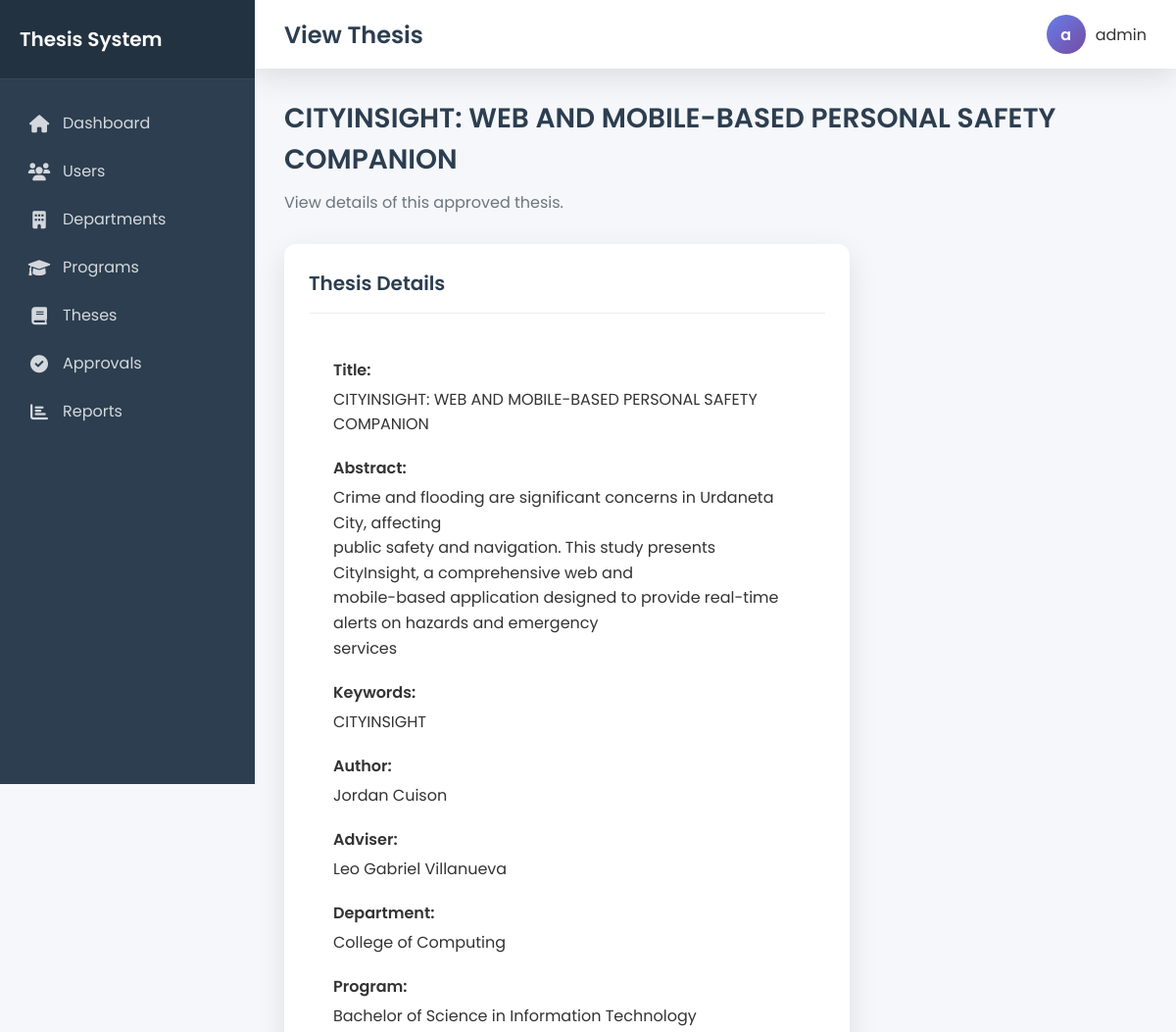
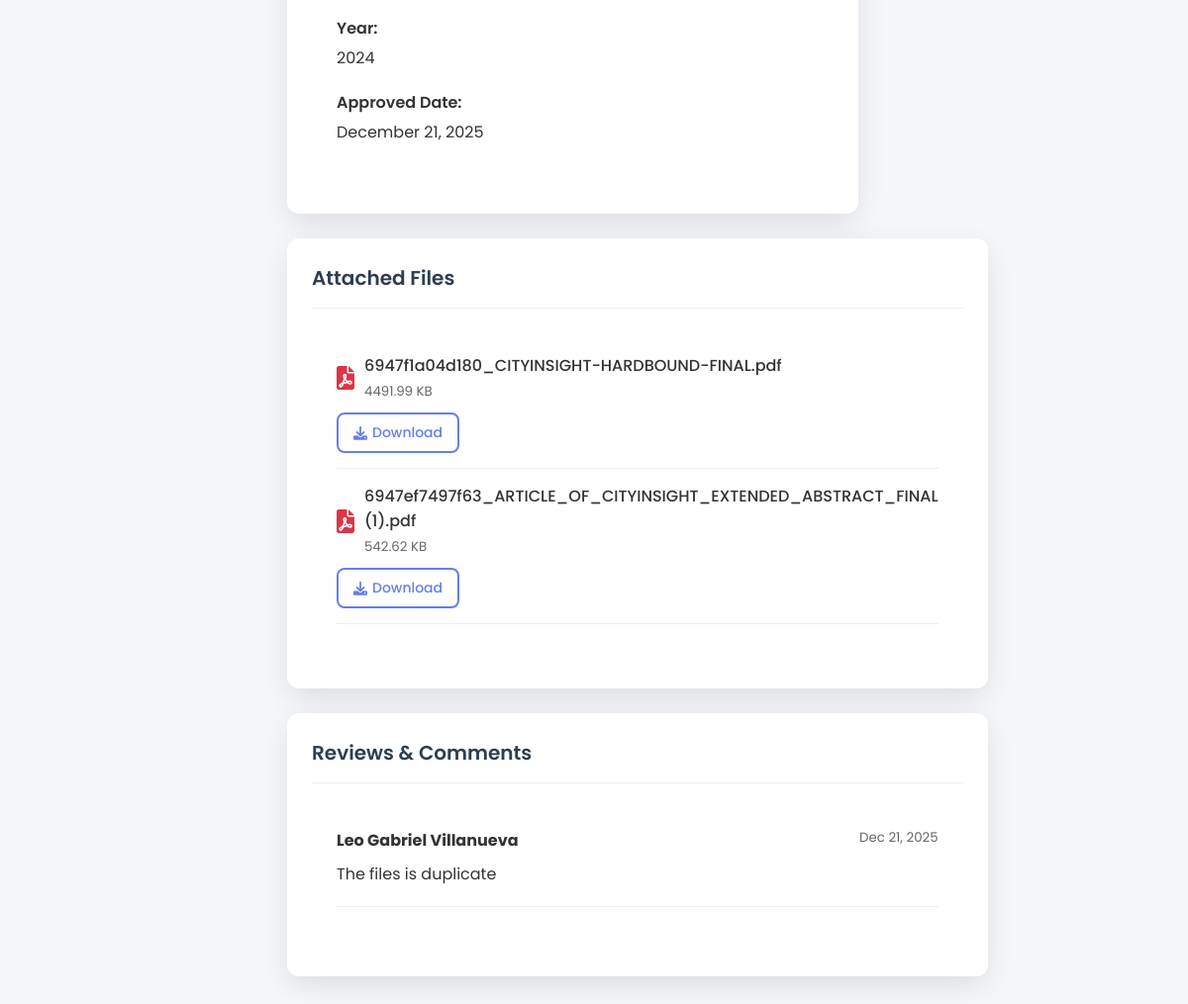
/view-public-thesis.php?id=4 (signed in), run on the app's committed database (2 pictures, top to bottom).
### tables this page shows
CREATE TABLE `theses` (
  `id` int(11) NOT NULL,
  `title` varchar(255) NOT NULL,
  `abstract` text NOT NULL,
  `keywords` text DEFAULT NULL,
  `author_id` int(11) NOT NULL,
  `adviser_id` int(11) DEFAULT NULL,
  `department_id` int(11) NOT NULL,
  `program_id` int(11) NOT NULL,
  `year` year(4) NOT NULL,
  `status` enum('draft','submitted','under_review','approved','rejected') DEFAULT 'draft',
  `submitted_at` timestamp NULL DEFAULT NULL,
  `approved_at` timestamp NULL DEFAULT NULL,
  `created_at` timestamp NOT NULL DEFAULT current_timestamp(),
  `updated_at` timestamp NOT NULL DEFAULT current_timestamp() ON UPDATE current_timestamp()
);

CREATE TABLE `users` (
  `id` int(11) NOT NULL,
  `username` varchar(50) NOT NULL,
  `email` varchar(100) NOT NULL,
  `password` varchar(255) NOT NULL,
  `role` enum('student','adviser','admin') NOT NULL,
  `first_name` varchar(50) NOT NULL,
  `last_name` varchar(50) NOT NULL,
  `middle_name` varchar(50) DEFAULT NULL,
  `student_id` varchar(20) DEFAULT NULL,
  `program_id` int(11) DEFAULT NULL,
  `profile_picture` varchar(255) DEFAULT NULL,
  `signature` varchar(255) DEFAULT NULL,
  `is_active` tinyint(1) DEFAULT 1,
  `last_login` timestamp NULL DEFAULT NULL,
  `created_at` timestamp NOT NULL DEFAULT current_timestamp(),
  `updated_at` timestamp NOT NULL DEFAULT current_timestamp() ON UPDATE current_timestamp()
);

CREATE TABLE `departments` (
  `id` int(11) NOT NULL,
  `name` varchar(100) NOT NULL,
  `description` text DEFAULT NULL,
  `created_at` timestamp NOT NULL DEFAULT current_timestamp(),
  `updated_at` timestamp NOT NULL DEFAULT current_timestamp() ON UPDATE current_timestamp()
);

CREATE TABLE `programs` (
  `id` int(11) NOT NULL,
  `department_id` int(11) NOT NULL,
  `name` varchar(100) NOT NULL,
  `description` text DEFAULT NULL,
  `created_at` timestamp NOT NULL DEFAULT current_timestamp(),
  `updated_at` timestamp NOT NULL DEFAULT current_timestamp() ON UPDATE current_timestamp()
);

CREATE TABLE `thesis_files` (
  `id` int(11) NOT NULL,
  `thesis_id` int(11) NOT NULL,
  `file_name` varchar(255) NOT NULL,
  `file_path` varchar(500) NOT NULL,
  `file_size` int(11) DEFAULT NULL,
  `mime_type` varchar(100) DEFAULT NULL,
  `uploaded_at` timestamp NOT NULL DEFAULT current_timestamp()
);

CREATE TABLE `review_logs` (
  `id` int(11) NOT NULL,
  `thesis_id` int(11) NOT NULL,
  `reviewer_id` int(11) NOT NULL,
  `comments` text NOT NULL,
  `rating` int(11) DEFAULT NULL CHECK (`rating` >= 1 and `rating` <= 5),
  `created_at` timestamp NOT NULL DEFAULT current_timestamp()
);

### models/Model.php (called while the page is built, shortened)
<?php
class Model {
    public function __construct($database) {
        $this->pdo = $database;
    }
}
?>

### models/Thesis.php (called while the page is built, shortened)
<?php
require_once 'Model.php';
class Thesis extends Model {
    public function getThesisById($id) {
        $stmt = $this->pdo->prepare("
            SELECT t.*, u.first_name as author_first_name, u.last_name as author_last_name,
                   adv.first_name as adviser_first_name, adv.last_name as adviser_last_name,
                   d.name as department_name, p.name as program_name
            FROM theses t
            LEFT JOIN users u ON t.author_id = u.id
            LEFT JOIN users adv ON t.adviser_id = adv.id
            LEFT JOIN departments d ON t.department_id = d.id
            LEFT JOIN programs p ON t.program_id = p.id
            WHERE t.id = ?
        ");
        $stmt->execute([$id]);
        return $stmt->fetch(PDO::FETCH_ASSOC);
    }
}
?>

### models/ThesisFile.php (called while the page is built, shortened)
<?php
require_once 'Model.php';
class ThesisFile extends Model {
    public function getFilesByThesis($thesisId) {
        $stmt = $this->pdo->prepare("SELECT * FROM thesis_files WHERE thesis_id = ? ORDER BY uploaded_at DESC");
        $stmt->execute([$thesisId]);
        return $stmt->fetchAll(PDO::FETCH_ASSOC);
    }
}
?>

### view-public-thesis.php (the view, shortened to what this page needs)
<?php
require_once 'config/db.php';
require_once 'models/Thesis.php';
require_once 'models/ThesisFile.php';
$thesisId = isset($_GET['id']) ? intval($_GET['id']) : 0;
$thesisModel = new Thesis($pdo);
$thesis = $thesisModel->getThesisById($thesisId);
$fileModel = new ThesisFile($pdo);
$files = $fileModel->getFilesByThesis($thesisId);
?>
<div class="page-header">
    <h2><?php echo htmlspecialchars($thesis['title']); ?></h2>
    <p>View details of this approved thesis.</p>
</div>
<div class="row" style="display: flex; flex-wrap: wrap; margin: 0 -15px;">
    <div class="col-md-8" style="flex: 0 0 66.666%; padding: 0 15px;">
        <div class="card fade-in">
            <div class="card-header">
                <h3>Thesis Details</h3>
            </div>
            <div class="card-body" style="padding: 25px;">
                <div class="detail-row" style="margin-bottom: 20px;">
                    <label style="font-weight: 600; display: block; margin-bottom: 5px;">Title:</label>
                    <p style="margin: 0;"><?php echo htmlspecialchars($thesis['title']); ?></p>
                </div>
                <div class="detail-row" style="margin-bottom: 20px;">
                    <label style="font-weight: 600; display: block; margin-bottom: 5px;">Abstract:</label>
                    <p style="margin: 0; line-height: 1.6;"><?php echo nl2br(htmlspecialchars($thesis['abstract'])); ?></p>
                </div>
                <?php if (!empty($thesis['keywords'])): ?>
                    <div class="detail-row" style="margin-bottom: 20px;">
                        <label style="font-weight: 600; display: block; margin-bottom: 5px;">Keywords:</label>
                        <p style="margin: 0;"><?php echo htmlspecialchars($thesis['keywords']); ?></p>
                    </div>
                <?php endif; ?>
                <div class="detail-row" style="margin-bottom: 20px;">
                    <label style="font-weight: 600; display: block; margin-bottom: 5px;">Author:</label>
                    <p style="margin: 0;"><?php echo htmlspecialchars($thesis['author_first_name'] . ' ' . $thesis['author_last_name']); ?></p>
                </div>
                <div class="detail-row" style="margin-bottom: 20px;">
                    <label style="font-weight: 600; display: block; margin-bottom: 5px;">Adviser:</label>
                    <p style="margin: 0;"><?php echo htmlspecialchars($thesis['adviser_first_name'] . ' ' . $thesis['adviser_last_name']); ?></p>
                </div>
                <div class="detail-row" style="margin-bottom: 20px;">
                    <label style="font-weight: 600; display: block; margin-bottom: 5px;">Department:</label>
                    <p style="margin: 0;"><?php echo htmlspecialchars($thesis['department_name']); ?></p>
                </div>
                <div class="detail-row" style="margin-bottom: 20px;">
                    <label style="font-weight: 600; display: block; margin-bottom: 5px;">Program:</label>
                    <p style="margin: 0;"><?php echo htmlspecialchars($thesis['program_name']); ?></p>
                </div>
                <div class="detail-row" style="margin-bottom: 20px;">
                    <label style="font-weight: 600; display: block; margin-bottom: 5px;">Year:</label>
                    <p style="margin: 0;"><?php echo htmlspecialchars($thesis['year']); ?></p>
                </div>
                <div class="detail-row" style="margin-bottom: 20px;">
                    <label style="font-weight: 600; display: block; margin-bottom: 5px;">Approved Date:</label>
                    <p style="margin: 0;"><?php echo date('F j, Y', strtotime($thesis['approved_at'])); ?></p>
                </div>
            </div>
        </div>
    </div>
    <div class="col-md-4" style="flex: 0 0 33.333%; padding: 0 15px;">
        <div class="card fade-in">
            <div class="card-header">
                <h3>Attached Files</h3>
            </div>
            <div class="card-body" style="padding: 25px;">
                <?php if (count($files) > 0): ?>
                    <?php foreach ($files as $file): ?>
                        <div class="file-item" style="margin-bottom: 15px; padding-bottom: 15px; border-bottom: 1px solid #eee;">
                            <div style="display: flex; align-items: center; gap: 10px;">
                                <i class="fas fa-file-pdf" style="font-size: 24px; color: #dc3545;"></i>
                                <div>
                                    <p style="margin: 0; font-weight: 500;"><?php echo htmlspecialchars($file['file_name']); ?></p>
                                    <small style="color: #666;">
                                        <?php echo round($file['file_size'] / 1024, 2); ?> KB
                                    </small>
                                </div>
                            </div>
                            <div style="margin-top: 10px;">
                                <a href="<?php echo htmlspecialchars($file['file_path']); ?>" class="btn btn-outline" style="padding: 8px 15px; border: 2px solid #667eea; border-radius: 8px; color: #667eea; text-decoration: none; font-size: 14px; display: inline-flex; align-items: center; gap: 5px;">
                                    <i class="fas fa-download"></i> Download
                                </a>
                            </div>
                        </div>
                    <?php endforeach; ?>
                <?php else: ?>
                    <p>No files attached to this thesis.</p>
                <?php endif; ?>
            </div>
        </div>
        <div class="card fade-in">
            <div class="card-header">
                <h3>Reviews & Comments</h3>
            </div>
            <div class="card-body" style="padding: 25px;">
                <?php
                $stmt = $pdo->prepare("
                    SELECT rl.*, u.first_name, u.last_name
                    FROM review_logs rl
                    JOIN users u ON rl.reviewer_id = u.id
                    WHERE rl.thesis_id = ?
                    ORDER BY rl.created_at DESC
                ");
                $stmt->execute([$thesisId]);
                $reviews = $stmt->fetchAll(PDO::FETCH_ASSOC);
                ?>
                <?php if (count($reviews) > 0): ?>
                    <?php foreach ($reviews as $review): ?>
                        <div class="review-item" style="margin-bottom: 20px; padding-bottom: 20px; border-bottom: 1px solid #eee;">
                            <div style="display: flex; justify-content: space-between; margin-bottom: 10px;">
                                <strong><?php echo htmlspecialchars($review['first_name'] . ' ' . $review['last_name']); ?></strong>
                                <small style="color: #666;"><?php echo date('M j, Y', strtotime($review['created_at'])); ?></small>
                            </div>
                            <p style="margin: 0; line-height: 1.5;"><?php echo nl2br(htmlspecialchars($review['comments'])); ?></p>
                        </div>
                    <?php endforeach; ?>
                <?php else: ?>
                    <p>No reviews or comments available for this thesis.</p>
                <?php endif; ?>
            </div>
        </div>
    </div>
</div>
<?php
include 'views/shared/layout.php';
?>

### views/shared/layout.php (style rules this page uses)
:root { --primary-gradient: linear-gradient(135deg, #667eea 0%, #764ba2 100%); --secondary-gradient: linear-gradient(135deg, #f093fb 0%, #f5576c 100%); --success-gradient: linear-gradient(135deg, #43e97b 0%, #38f9d7 100%); --warning-gradient: linear-gradient(135deg, #ff9a9e 0%, #fecfef 100%); --dark: #2c3e50; --light: #f8f9fa; --gray: #6c757d; --border-radius: 12px; --box-shadow: 0 10px 30px rgba(0, 0, 0, 0.1); }
* { margin: 0; padding: 0; box-sizing: border-box; }
body { font-family: 'Poppins', sans-serif; background: #f5f7fa; color: #333; min-height: 100vh; }
.page-header { margin-bottom: 30px; }
.page-header h2 { font-size: 28px; font-weight: 600; color: var(--dark); margin: 0 0 10px 0; }
.page-header p { color: var(--gray); font-size: 16px; margin: 0; }
.card { background: white; border-radius: var(--border-radius); box-shadow: var(--box-shadow); padding: 25px; margin-bottom: 25px; transition: transform 0.3s ease; }
.card-header { border-bottom: 1px solid #eee; padding-bottom: 15px; margin-bottom: 20px; }
.card-header h3 { font-size: 20px; font-weight: 600; margin: 0; color: var(--dark); }
.btn { padding: 12px 20px; border: none; border-radius: var(--border-radius); font-family: 'Poppins', sans-serif; font-weight: 500; cursor: pointer; transition: all 0.3s ease; text-decoration: none; display: inline-flex; align-items: center; justify-content: center; gap: 8px; }
.btn i { font-size: 14px; }
.btn-outline { background: transparent; border: 2px solid #667eea; color: #667eea; }
.fade-in { animation: fadeIn 0.6s ease-out; }

### data on the page
theses: title "CITYINSIGHT: WEB AND MOBILE-BASED PERSONAL SAFETY COMPANION", abstract "Crime and flooding are significant concerns in Urdaneta City, affecting public safety and navigation. This study presents CityInsight, a comprehensive web and mobile-based application designed to provide real-time alerts on hazards and emergency services", keywords "CITYINSIGHT", author.last_name "Jordan Cuison", adviser.last_name "Leo Gabriel Villanueva", department.name "College of Computing", program.name "Bachelor of Science in Information Technology", year "2024", approved_at "December 21, 2025"
thesis_files: file_name "6947f1a04d180_CITYINSIGHT-HARDBOUND-FINAL.pdf", $file['file_size']/1024 "4491.99"
thesis_files: file_name "6947ef7497f63_ARTICLE_OF_CITYINSIGHT_EXTENDED_ABSTRACT_FINAL (1).pdf", $file['file_size']/1024 "542.62"
review_logs: reviewer.last_name "Leo Gabriel Villanueva", created_at "Dec 21, 2025", comments "The files is duplicate"

### other printed values
$item['title'] "Dashboard"
$item['title'] "Users"
$item['title'] "Departments"
$item['title'] "Programs"
$item['title'] "Theses"
$item['title'] "Approvals"
$item['title'] "Reports"
$title "View Thesis"
substr($_SESSION['username'], 0, 1) "a"
$_SESSION['username'] "admin"
